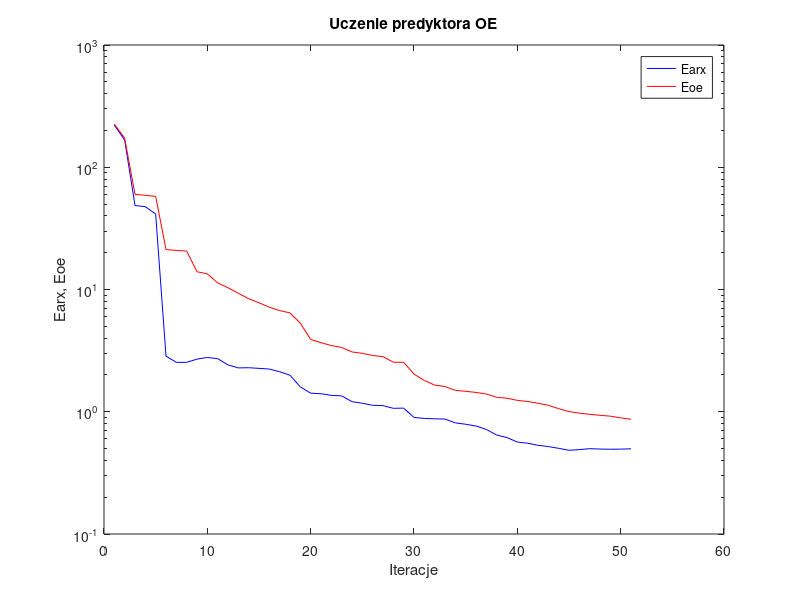
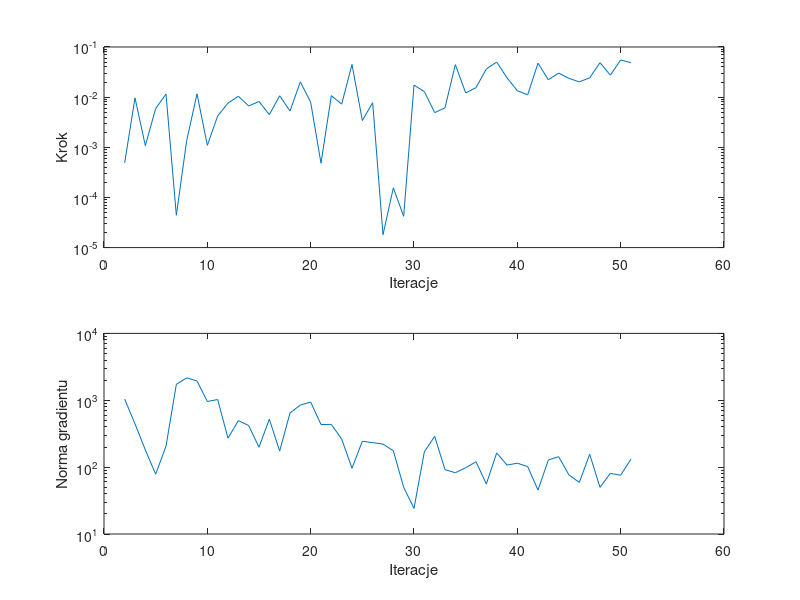

MATLAB code for these plots, in order:
%uczenie predyktora oe
clear all;
n=0; farx(n+1)=2.210500e+002; foe(n+1)=2.255502e+002; wspucz(n+1)=0.000000e+000; ng(n+1)=0.000000e+000;
%odnowa zmiennej metryki
n=1; farx(n+1)=1.669366e+002; foe(n+1)=1.728853e+002; krok(n+1)=4.912716e-004; ng(n+1)=1.042088e+003;
n=2; farx(n+1)=4.866413e+001; foe(n+1)=6.002040e+001; krok(n+1)=9.659422e-003; ng(n+1)=4.431886e+002;
n=3; farx(n+1)=4.758982e+001; foe(n+1)=5.891323e+001; krok(n+1)=1.078226e-003; ng(n+1)=1.809874e+002;
n=4; farx(n+1)=4.140278e+001; foe(n+1)=5.782489e+001; krok(n+1)=5.915258e-003; ng(n+1)=7.837349e+001;
n=5; farx(n+1)=2.852112e+000; foe(n+1)=2.120384e+001; krok(n+1)=1.153579e-002; ng(n+1)=2.057595e+002;
n=6; farx(n+1)=2.535620e+000; foe(n+1)=2.087995e+001; krok(n+1)=4.412088e-005; ng(n+1)=1.726612e+003;
n=7; farx(n+1)=2.535090e+000; foe(n+1)=2.061429e+001; krok(n+1)=1.350546e-003; ng(n+1)=2.159816e+003;
n=8; farx(n+1)=2.695576e+000; foe(n+1)=1.397824e+001; krok(n+1)=1.163808e-002; ng(n+1)=1.945778e+003;
n=9; farx(n+1)=2.781005e+000; foe(n+1)=1.342796e+001; krok(n+1)=1.093065e-003; ng(n+1)=9.583864e+002;
n=10; farx(n+1)=2.718069e+000; foe(n+1)=1.131759e+001; krok(n+1)=4.213325e-003; ng(n+1)=1.024932e+003;
n=11; farx(n+1)=2.415693e+000; foe(n+1)=1.033978e+001; krok(n+1)=7.599313e-003; ng(n+1)=2.709966e+002;
n=12; farx(n+1)=2.284412e+000; foe(n+1)=9.306114e+000; krok(n+1)=1.041486e-002; ng(n+1)=4.968518e+002;
n=13; farx(n+1)=2.291788e+000; foe(n+1)=8.406378e+000; krok(n+1)=6.669234e-003; ng(n+1)=4.191069e+002;
n=14; farx(n+1)=2.264415e+000; foe(n+1)=7.784707e+000; krok(n+1)=8.174750e-003; ng(n+1)=1.985149e+002;
n=15; farx(n+1)=2.235910e+000; foe(n+1)=7.168735e+000; krok(n+1)=4.478448e-003; ng(n+1)=5.219690e+002;
n=16; farx(n+1)=2.123546e+000; foe(n+1)=6.719612e+000; krok(n+1)=1.063635e-002; ng(n+1)=1.737974e+002;
n=17; farx(n+1)=1.990178e+000; foe(n+1)=6.435326e+000; krok(n+1)=5.269205e-003; ng(n+1)=6.461095e+002;
n=18; farx(n+1)=1.596477e+000; foe(n+1)=5.301643e+000; krok(n+1)=2.015462e-002; ng(n+1)=8.490389e+002;
n=19; farx(n+1)=1.418539e+000; foe(n+1)=3.901948e+000; krok(n+1)=7.887845e-003; ng(n+1)=9.384449e+002;
n=20; farx(n+1)=1.403977e+000; foe(n+1)=3.672056e+000; krok(n+1)=4.815209e-004; ng(n+1)=4.335307e+002;
n=21; farx(n+1)=1.360967e+000; foe(n+1)=3.481940e+000; krok(n+1)=1.071441e-002; ng(n+1)=4.356323e+002;
n=22; farx(n+1)=1.348712e+000; foe(n+1)=3.359171e+000; krok(n+1)=7.242402e-003; ng(n+1)=2.630568e+002;
n=23; farx(n+1)=1.209376e+000; foe(n+1)=3.084084e+000; krok(n+1)=4.486659e-002; ng(n+1)=9.631466e+001;
n=24; farx(n+1)=1.173568e+000; foe(n+1)=3.004770e+000; krok(n+1)=3.416397e-003; ng(n+1)=2.441660e+002;
n=25; farx(n+1)=1.129401e+000; foe(n+1)=2.886468e+000; krok(n+1)=7.739087e-003; ng(n+1)=2.325243e+002;
%odnowa zmiennej metryki
n=26; farx(n+1)=1.122323e+000; foe(n+1)=2.822174e+000; krok(n+1)=1.806577e-005; ng(n+1)=2.208921e+002;
n=27; farx(n+1)=1.066936e+000; foe(n+1)=2.542994e+000; krok(n+1)=1.550175e-004; ng(n+1)=1.756006e+002;
n=28; farx(n+1)=1.070607e+000; foe(n+1)=2.538037e+000; krok(n+1)=4.204485e-005; ng(n+1)=4.995091e+001;
n=29; farx(n+1)=8.987126e-001; foe(n+1)=2.032051e+000; krok(n+1)=1.734425e-002; ng(n+1)=2.413537e+001;
n=30; farx(n+1)=8.814222e-001; foe(n+1)=1.801669e+000; krok(n+1)=1.290032e-002; ng(n+1)=1.692812e+002;
n=31; farx(n+1)=8.760234e-001; foe(n+1)=1.653448e+000; krok(n+1)=4.907442e-003; ng(n+1)=2.883047e+002;
n=32; farx(n+1)=8.715163e-001; foe(n+1)=1.607370e+000; krok(n+1)=6.130766e-003; ng(n+1)=9.165903e+001;
n=33; farx(n+1)=8.110033e-001; foe(n+1)=1.495716e+000; krok(n+1)=4.446078e-002; ng(n+1)=8.246407e+001;
n=34; farx(n+1)=7.902437e-001; foe(n+1)=1.469662e+000; krok(n+1)=1.213054e-002; ng(n+1)=9.800124e+001;
n=35; farx(n+1)=7.648699e-001; foe(n+1)=1.439102e+000; krok(n+1)=1.547817e-002; ng(n+1)=1.202915e+002;
n=36; farx(n+1)=7.167036e-001; foe(n+1)=1.396849e+000; krok(n+1)=3.638604e-002; ng(n+1)=5.603155e+001;
n=37; farx(n+1)=6.454267e-001; foe(n+1)=1.313158e+000; krok(n+1)=5.016986e-002; ng(n+1)=1.633048e+002;
n=38; farx(n+1)=6.150497e-001; foe(n+1)=1.290356e+000; krok(n+1)=2.426108e-002; ng(n+1)=1.074529e+002;
n=39; farx(n+1)=5.651027e-001; foe(n+1)=1.239144e+000; krok(n+1)=1.345452e-002; ng(n+1)=1.144812e+002;
n=40; farx(n+1)=5.529683e-001; foe(n+1)=1.213083e+000; krok(n+1)=1.111520e-002; ng(n+1)=1.020167e+002;
n=41; farx(n+1)=5.317797e-001; foe(n+1)=1.173509e+000; krok(n+1)=4.756755e-002; ng(n+1)=4.529210e+001;
n=42; farx(n+1)=5.191172e-001; foe(n+1)=1.129383e+000; krok(n+1)=2.219272e-002; ng(n+1)=1.277637e+002;
n=43; farx(n+1)=5.022762e-001; foe(n+1)=1.059657e+000; krok(n+1)=3.022871e-002; ng(n+1)=1.432956e+002;
n=44; farx(n+1)=4.838099e-001; foe(n+1)=1.003459e+000; krok(n+1)=2.366103e-002; ng(n+1)=7.632101e+001;
n=45; farx(n+1)=4.903633e-001; foe(n+1)=9.743268e-001; krok(n+1)=2.015462e-002; ng(n+1)=5.903251e+001;
n=46; farx(n+1)=4.988969e-001; foe(n+1)=9.519070e-001; krok(n+1)=2.429096e-002; ng(n+1)=1.559142e+002;
n=47; farx(n+1)=4.952987e-001; foe(n+1)=9.354383e-001; krok(n+1)=4.864952e-002; ng(n+1)=4.983308e+001;
n=48; farx(n+1)=4.935838e-001; foe(n+1)=9.200594e-001; krok(n+1)=2.741202e-002; ng(n+1)=8.068550e+001;
n=49; farx(n+1)=4.945831e-001; foe(n+1)=8.909754e-001; krok(n+1)=5.507794e-002; ng(n+1)=7.570324e+001;
n=50; farx(n+1)=4.975113e-001; foe(n+1)=8.676943e-001; krok(n+1)=4.852216e-002; ng(n+1)=1.320899e+002;

figure; semilogy(farx,'b'); hold on; semilogy(foe,'r'); xlabel('Iteracje'); ylabel('Earx, Eoe'); legend('Earx','Eoe'); title('Uczenie predyktora OE');
figure; subplot(2,1,1); semilogy(krok); xlabel('Iteracje'); ylabel('Krok');
subplot(2,1,2); semilogy(ng); xlabel('Iteracje'); ylabel('Norma gradientu');
Earx=farx(n+1)
Eoe=foe(n+1)
